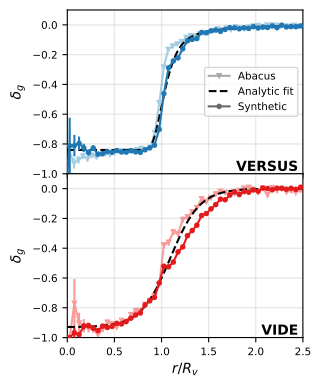

Write the Python code that produced this figure.
import numpy as np
import matplotlib.pyplot as plt
from matplotlib.lines import Line2D

colors = plt.get_cmap("Paired").colors
fs = 10  # fontsize
ms = 3  # markersize
lw = 1.5  # linewidth

Rmax = 2.5

# define analytic density profiles
def density_profile(r, vf):
    if vf == 'versus':
        return 0.84 * np.exp(-5.5e4 * np.exp(-11 * r) - np.exp(-2 * r)) + 0.16
    elif vf == "vide_cleaned":
        return 0.93 / (1 + np.exp(-6.4 * r + 7)) + 0.07

r = np.linspace(0, Rmax, 100)

fig, axes = plt.subplots(2, sharex=True, figsize=(10/3,4), gridspec_kw={'hspace': 0})
for (i,vf) in enumerate(["versus", "vide_cleaned"]):
    delta_abacus = np.load(f"delta_g_abacus_{vf}_r35_40.npy")
    delta_simulated = np.load(f"delta_g_simulated_{vf}.npy")
    axes[i].errorbar(*delta_abacus, color=colors[4*i], lw=lw, 
                     ls='-', marker='v', ms=ms, zorder=1)
    axes[i].plot(r, density_profile(r, vf) - 1, color='k',
                 lw=lw, ls='--', zorder=2)
    axes[i].errorbar(*delta_simulated, color=colors[4*i+1], lw=lw, 
                     ls='-', marker='o', ms=ms, zorder=3)
    axes[i].set_ylabel('$\delta_g$', fontsize=fs)
    axes[i].set_ylim(-1, 0.1)
    axes[i].grid(lw=1., alpha=0.3)
    axes[i].text(0.98, 0., ["VERSUS", "VIDE"][i],
                 transform=axes[i].transAxes,
                 weight='semibold', fontsize=fs,
                 ha="right", va="bottom")
    axes[i].tick_params(axis='both', which='major', labelsize=fs * 3/4)
    axes[i].tick_params(axis='both', which='minor', labelsize=fs * 3/4)
    
axes[1].set_xlabel('$r/R_v$', fontsize=fs)
axes[1].set_xlim(0, Rmax)

# create legend
labels = ["Abacus", "Analytic fit", "Synthetic"]
legend_lines = [
    Line2D([0], [0], color='darkgrey', linestyle='-', 
           marker='v', ms=ms),
    Line2D([0], [0], color='black', linestyle='--'),
    Line2D([0], [0], color='dimgrey', linestyle='-', 
           marker='o', ms=ms),
]
axes[0].legend(legend_lines, labels, loc='right', fontsize=fs * 3/4)

plt.tight_layout()
plt.savefig("Figure4.pdf", bbox_inches="tight")
plt.show()
